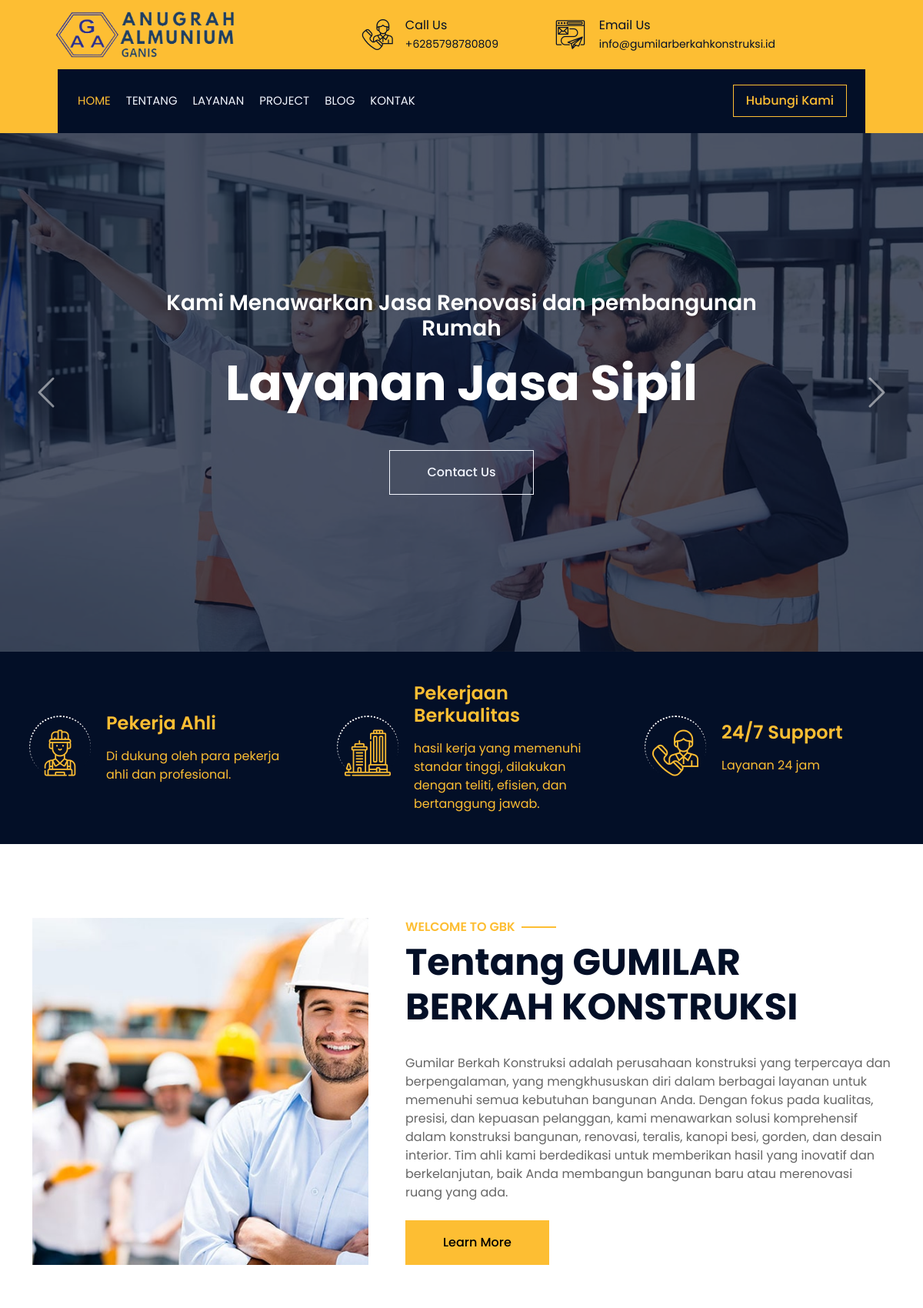
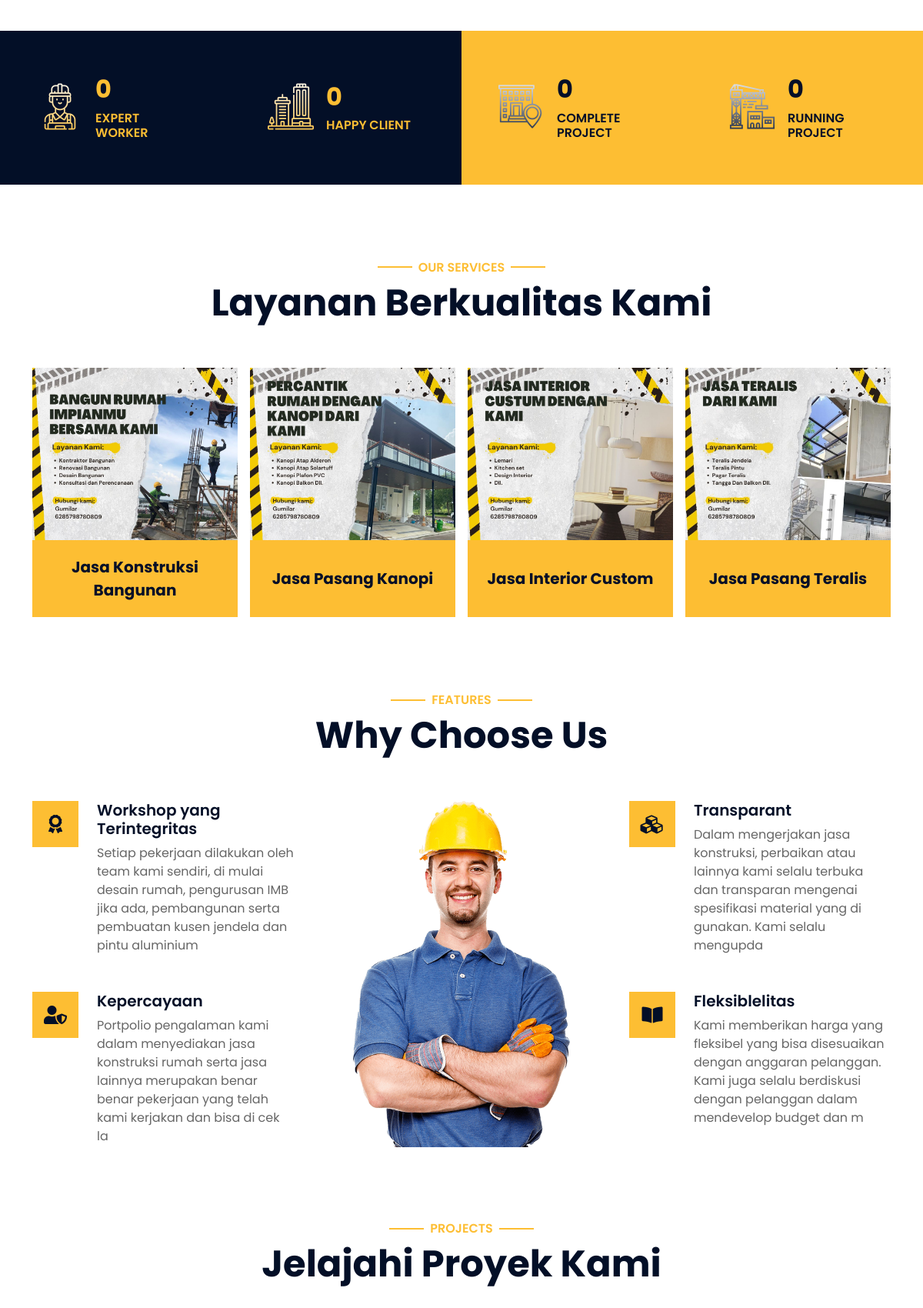
The page / (upper part) on the database its author committed (2 pictures, top to bottom).
### tables this page shows
CREATE TABLE `set_app` (
  `id` int NOT NULL,
  `nama_web` varchar(100) NOT NULL,
  `tentang` text NOT NULL,
  `notlp` varchar(20) NOT NULL,
  `email` varchar(50) NOT NULL,
  `lokasi` varchar(255) NOT NULL,
  `title` varchar(100) NOT NULL,
  `map` text NOT NULL,
  `alamat` text NOT NULL,
  `logo` varchar(100) NOT NULL,
  `favicon` varchar(100) NOT NULL,
  `site` varchar(50) NOT NULL,
  `keyword` text NOT NULL,
  `kota` varchar(100) NOT NULL,
  `provinsi` varchar(100) NOT NULL,
  `pos` int NOT NULL
);

CREATE TABLE `set_slide` (
  `id` int NOT NULL,
  `title` varchar(100) NOT NULL,
  `desk` varchar(225) NOT NULL,
  `gambar` varchar(100) NOT NULL,
  `link` varchar(100) NOT NULL,
  `main` int NOT NULL
);

CREATE TABLE `s_feature` (
  `id` int NOT NULL,
  `title` varchar(50) NOT NULL,
  `deskripsi` varchar(1000) NOT NULL,
  `icon` varchar(100) NOT NULL
);

CREATE TABLE `s_about` (
  `id` int NOT NULL,
  `heading_1` varchar(160) NOT NULL,
  `heading_2` varchar(160) NOT NULL,
  `text` text NOT NULL,
  `images` varchar(100) NOT NULL
);

CREATE TABLE `s_service` (
  `id` int NOT NULL,
  `title` varchar(160) NOT NULL,
  `body` longtext NOT NULL,
  `images` varchar(225) NOT NULL,
  `slug` varchar(225) NOT NULL,
  `seo_title` varchar(160) NOT NULL,
  `seo_deskripsi` varchar(190) NOT NULL,
  `seo_keyword` varchar(225) NOT NULL,
  `file` varchar(100) NOT NULL
);

CREATE TABLE `s_chose_us` (
  `id` int NOT NULL,
  `title` varchar(100) NOT NULL,
  `deskripsi` varchar(160) NOT NULL,
  `icon` varchar(100) NOT NULL,
  `position` varchar(50) NOT NULL
);

### application/views/web/section/slider.php (the view, shortened to what the rows shown need)
<div class="container-fluid p-0">
    <div id="header-carousel" class="carousel slide" data-bs-ride="carousel">
        <div class="carousel-inner">
            <?php foreach ($slide as $sl) : ?>
                <div class="carousel-item <?php if ($sl->main == 1) {
                                                echo 'active';
                                            } ?>">
                    <img class="w-100" src="<?= base_url() ?>assets/upload/img/<?= $sl->gambar ?>" alt="<?= $sl->title ?>">
                    <div class="carousel-caption d-flex flex-column align-items-center justify-content-center">
                        <div class="p-3" style="max-width: 900px;">
                            <h3 class="text-white mb-3 animated fadeInRight"><?= $sl->desk ?></h3>
                            <h1 class="display-3 text-white mb-5 animated fadeInLeft"><?= $sl->title ?></h1>
                            <a href="<?= base_url('contact') ?>" class="btn btn-outline-light py-md-3 px-md-5 animated fadeInUp">Contact Us</a>
                        </div>
                    </div>
                </div>
            <?php endforeach ?>
        </div>
    </div>
</div>

### application/views/component/web/navbar.php (shortened to what the rows shown need)
<link rel="stylesheet" href="https://maxcdn.bootstrapcdn.com/font-awesome/4.5.0/css/font-awesome.min.css">
<div class="wrapper">
    <div class="container-fluid bg-primary">
        <div class="row align-items-center top-bar">
            <div class="col-lg-4 col-md-12 text-center text-lg-start">
                <a href="#" class="navbar-brand m-0 p-0">
                    <img class="display-6 me-3" style="height:100px;" src="<?= base_url('assets/upload/img/') . AppIdentitas('logo') ?>" alt="Logo">
                </a>
            </div>
            <div class="col-lg-8 col-md-7 d-none d-lg-block">
                <div class="row">
                    <div class="col-4">
                        <div class="d-flex align-items-center justify-content-end text-dark">
                            <div class="ps-3">
                                <p class="mb-0">Call Us</p>
                                <small>+<?= AppIdentitas('tlp') ?></small>
                            </div>
                        </div>
                    </div>
                    <div class="col-6">
                        <div class="d-flex align-items-center justify-content-end text-dark">
                            <div class="ps-3">
                                <p class="mb-0">Email Us</p>
                                <small><?= AppIdentitas('email') ?></small>
                            </div>
                        </div>
                    </div>
                </div>
            </div>
        </div>
    </div>

### application/views/web/section/feature.php (shortened to what the rows shown need)
<div class="container-fluid mb-5 p-0">
    <div class="row g-0">
        <?php foreach ($features as $ft): ?>
            <div class="col-lg-4 col-md-12 wow fadeIn" data-wow-delay="0.1s">
                <div class="d-flex align-items-center bg-dark p-5 pe-4" style="height: 250px;">
                    <div class="feature-icon flex-shrink-0">
                        <i class="<?= $ft->icon ?> text-primary"></i>
                    </div>
                    <div class="text-primary pe-2">
                        <h4 class="text-primary mb-3"><?= $ft->title ?></h4>
                        <p class="mb-0"><?= $ft->deskripsi ?></p>
                    </div>
                </div>
            </div>
        <?php endforeach ?>
    </div>
</div>

### application/views/web/section/about.php (shortened to what the rows shown need)
<div class="container-fluid py-5">
    <div class="container">
        <div class="row g-5">
            <div class="col-lg-5 col-md-6 wow fadeIn" data-wow-delay="0.1s" style="min-height: 400px;">
                <div class="position-relative h-100">
                    <img class="position-absolute w-100 h-100" src="<?= htmlentities(base_url('assets/upload/img/') . $about['images'], ENT_QUOTES)  ?>" style="object-fit: cover;" alt="<?= $about['heading_2'] ?>">
                </div>
            </div>
            <div class="col-lg-7 col-md-6 wow fadeIn" data-wow-delay="0.5s">
                <div class="section-header text-start pb-4">
                    <h6 class="bg-white px-2 fw-semi-bold text-uppercase text-primary"><?= $about['heading_1'] ?></h6>
                    <h1 class="display-5"><?= $about['heading_2'] ?></h1>
                </div>
                <p><?= $about['text'] ?></p>
                <?php if ($this->uri->segment(1) == ''): ?>
                    <a class="btn btn-primary py-3 px-5 mt-2" href="<?= htmlentities(base_url('about/'), ENT_QUOTES) ?> ">Learn More</a>
                <?php endif ?>
            </div>
        </div>
    </div>
</div>

### application/views/web/section/service.php (shortened to what the rows shown need)
<div class="container-fluid py-5">
    <div class="container">
        <div class="section-header text-center pb-5 wow fadeIn" data-wow-delay="0.1s">
            <h1 class="display-5">Layanan Berkualitas Kami</h1>
        </div>
        <div class="row g-3">
            <?php foreach ($service as $sr): ?>
                <div class="col-lg-3 col-md-6 wow fadeIn" data-wow-delay="0.3s">
                    <div class="service-2">
                        <div class="service-inner position-relative">
                            <img class="img-fluid w-100" src="<?= htmlentities(base_url('assets/upload/post/') . $sr->images, ENT_QUOTES)  ?>" alt="<?= $sr->title ?>">
                        </div>
                        <div class="service-title px-3">
                            <a class="fs-5 fw-bold text-dark" href="<?= htmlentities(base_url('jasa/') . $sr->slug, ENT_QUOTES)  ?>"><?= htmlentities($sr->title)  ?></a>
                        </div>
                    </div>
                </div>
            <?php endforeach ?>
        </div>
    </div>
</div>

### application/views/web/section/whychose.php (shortened to what the rows shown need)
<div class="container-fluid py-5">
    <div class="container">
        <div class="section-header text-center pb-5 wow fadeIn" data-wow-delay="0.1s">
            <h1 class="display-5">Why Choose Us</h1>
        </div>
        <div class="row g-5">
            <div class="col-lg-4">
                <div class="row g-5">
                    <?php foreach ($whychose_r as $why): ?>
                        <div class="col-12 wow fadeIn" data-wow-delay="0.2s">
                            <div class="d-flex">
                                <div class="bg-primary rounded d-flex align-items-center justify-content-center flex-shrink-0 me-4" style="width: 60px; height: 60px;">
                                    <i class="<?= $why->icon ?> fs-4 text-dark"></i>
                                </div>
                                <div>
                                    <h5 class="fw-semi-bold"><?= $why->title ?></h5>
                                    <p class="mb-0"><?= $why->deskripsi ?></p>
                                </div>
                            </div>
                        </div>
                    <?php endforeach ?>
                </div>
            </div>
            <div class="col-lg-4">
                <div class="row g-5">
                    <?php foreach ($whychose_l as $whyl): ?>
                        <div class="col-12 wow fadeIn" data-wow-delay="0.3s">
                            <div class="d-flex">
                                <div class="bg-primary rounded d-flex align-items-center justify-content-center flex-shrink-0 me-4" style="width: 60px; height: 60px;">
                                    <i class="<?= $whyl->icon ?> fs-4 text-dark"></i>
                                </div>
                                <div>
                                    <h5 class="fw-semi-bold"><?= $whyl->title ?></h5>
                                    <p class="mb-0"><?= $whyl->deskripsi ?></p>
                                </div>
                            </div>
                        </div>
                    <?php endforeach ?>
                </div>
            </div>
        </div>
    </div>
</div>

### rows shown on the page
set_app: logo (picture), notlp "6285798780809", email "info@gumilarberkahkonstruksi.id"
set_slide: gambar (picture), desk "Kami Menawarkan Jasa Renovasi dan pembangunan Rumah", title "Layanan Jasa Sipil"
s_feature: title "Pekerja Ahli", deskripsi "Di dukung oleh para pekerja ahli dan profesional."
s_feature: title "Pekerjaan Berkualitas", deskripsi "hasil kerja yang memenuhi standar tinggi, dilakukan dengan teliti, efisien, dan bertanggung jawab."
s_feature: title "24/7 Support", deskripsi "Layanan 24 jam"
s_about: images (picture), heading_1 "WELCOME TO GBK", heading_2 "Tentang GUMILAR BERKAH KONSTRUKSI", text "Gumilar Berkah Konstruksi adalah perusahaan konstruksi yang terpercaya dan berpengalaman, yang mengkhususkan diri dalam berbagai layanan untuk memenuhi semua kebutuhan bangunan Anda. Dengan fokus pada kualitas, presisi, dan kepuasan pelanggan, kami menawarkan solusi komprehensif dalam konstruksi bangunan, renovasi, teralis, kanopi besi, gorden, dan desain interior. Tim ahli kami berdedikasi untuk memberikan hasil yang inovatif dan berkelanjutan, baik Anda membangun bangunan baru atau merenovasi ruang yang ada."
s_service: images (picture), title "Jasa Konstruksi Bangunan"
s_service: images (picture), title "Jasa Pasang Kanopi"
s_service: images (picture), title "Jasa Interior Custom"
s_service: images (picture), title "Jasa Pasang Teralis"
s_chose_us: title "Workshop yang Terintegritas", deskripsi "Setiap pekerjaan dilakukan oleh team kami sendiri, di mulai desain rumah, pengurusan IMB jika ada, pembangunan serta pembuatan kusen jendela dan pintu aluminium"
s_chose_us: title "Kepercayaan", deskripsi "Portpolio pengalaman kami dalam menyediakan jasa konstruksi rumah serta jasa lainnya merupakan benar benar pekerjaan yang telah kami kerjakan dan bisa di cek la"
s_chose_us: title "Transparant", deskripsi "Dalam mengerjakan jasa konstruksi, perbaikan atau lainnya kami selalu terbuka dan transparan mengenai spesifikasi material yang di gunakan. Kami selalu mengupda"
s_chose_us: title "Fleksiblelitas", deskripsi "Kami memberikan harga yang fleksibel yang bisa disesuaikan dengan anggaran pelanggan. Kami juga selalu berdiskusi dengan pelanggan dalam mendevelop budget dan m"

### other values the page prints
$visit "0"
$jml_testi "0"
$jmlprj "0"
$jmlprjr "0"
